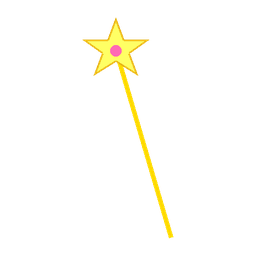
#> input picture Chibi-iOS/ChibiDoll/Resources/items/thumbnails/thumb_acc_star_wand.png, 256 x 256 px
$ python -i asset_pipeline.py   (imports and definitions only)
#> lines starting #> are read from the running program, lines starting #| are printed output that depends on the picture
#> further down, picture is the input picture: PIL image 256x256 RGBA; mean R, G, B, A 12.4, 10.8, 1.8, 8.5
#!/usr/bin/env python3
"""
Chibi Doll - Asset Pipeline Tool
Validates 1024x1536 assets, checks alpha channels and naming conventions,
generates 256x256 thumbnails, validates catalog.json schema (including Phase 4 group,
subcategory, colorable, palette), and updates catalog.json from folder structure.

Backgrounds:
- Full 1024x1536 images
- Formats: PNG, JPG, JPEG allowed
- Mode: RGB or RGBA allowed (no alpha channel required)

Character Layers:
- 1024x1536 transparent PNG
- Mode: RGBA strictly required

Usage:
    python tools/asset_pipeline.py [--validate] [--thumbnails] [--catalog] [--all]
"""

import argparse
import json
import os
import re
import sys
from pathlib import Path
from typing import Dict, List, Optional, Tuple

try:
    from PIL import Image
except ImportError:
    print("[ERROR] Pillow is required. Install it using: pip install Pillow")
    sys.exit(1)

TARGET_WIDTH = 1024
TARGET_HEIGHT = 1536
THUMBNAIL_MAX_DIM = 256

VALID_CATEGORIES = {
    "body": "body",
    "face": "face",
    "eyes": "eyes",
    "eyes_line": "eyes_line",
    "eyes_iris": "eyes_iris",
    "eyebrows": "eyebrows",
    "mouth": "mouth",
    "blush": "blush",
    "hair": "hair_front",
    "dress": "dress",
    "top": "top",
    "bottom": "bottom",
    "outerwear": "outerwear",
    "socks": "socks",
    "shoes": "shoes",
    "glasses": "glasses",
    "ears": "ears",
    "tail": "tail",
    "wings": "wings",
    "hat": "hat",
    "accessory": "accessory",
    "background": "background",
    "backgrounds": "background"
}

CATEGORY_TO_GROUP = {
    "dress": ("clothes", "dress"),
    "top": ("clothes", "top"),
    "bottom": ("clothes", "bottom"),
    "outerwear": ("clothes", "outerwear"),
    "socks": ("clothes", "socks"),
    "shoes": ("clothes", "shoes"),
    "hat": ("accessories", "hat"),
    "glasses": ("accessories", "glasses"),
    "ears": ("accessories", "ears"),
    "tail": ("accessories", "tail"),
    "wings": ("accessories", "wings"),
    "accessory": ("accessories", "accessory"),
    "background": ("scene", "background"),
    "hair": ("appearance", "hair"),
    "face": ("appearance", "face"),
    "eyes": ("appearance", "eyes"),
    "eyes_line": ("appearance", "eyes_line"),
    "eyes_iris": ("appearance", "eyes_iris"),
    "eyebrows": ("appearance", "eyebrows"),
    "mouth": ("appearance", "mouth"),
    "blush": ("appearance", "blush"),
    "body": ("appearance", "body")
}

CATEGORY_ORDER = [
    "body", "eyes", "eyebrows", "mouth", "blush", "face", "hair",
    "dress", "top", "bottom", "outerwear", "socks", "shoes",
    "glasses", "ears", "tail", "wings", "hat", "accessory", "background"
]

NAMING_PATTERN_PNG = re.compile(r"^[a-z0-9_]+\.png$")
NAMING_PATTERN_BG = re.compile(r"^[a-z0-9_]+\.(png|jpg|jpeg)$", re.IGNORECASE)

VALID_PALETTES = {"hair", "skin", "eyes", "general"}
VALID_GROUPS = {"clothes", "accessories", "scene", "appearance"}


# [173 lines left out: functions validate_asset, run_validation, validate_catalog_schema, not called in this run]


def crop_to_bounding_box_thumbnail(
    image: Image.Image,
    max_dim: int = 256,
    padding_pct: float = 0.08,
    is_background: bool = False
) -> Image.Image:
    """
    Crops to bounding box of non-transparent pixels, adds ~8% padding,
    scales to fit inside max_dim x max_dim preserving aspect ratio,
    and centers on a transparent max_dim x max_dim square.
    For backgrounds (full-bleed), scales directly into max_dim x max_dim.
    """
#> called with max_dim = 256, padding_pct = 0.08, is_background = False
    img = image.convert("RGBA")

    if is_background:
        # Full-bleed background wallpaper: scale preserving aspect ratio into 256x256
        w, h = img.size
        scale = min(max_dim / w, max_dim / h)
        tw, th = max(1, int(round(w * scale))), max(1, int(round(h * scale)))
        scaled = img.resize((tw, th), Image.Resampling.LANCZOS)
        thumb = Image.new("RGBA", (max_dim, max_dim), (0, 0, 0, 0))
        thumb.paste(scaled, ((max_dim - tw) // 2, (max_dim - th) // 2))
        return thumb

    # Character layer: compute bounding box of visible content
    bbox = img.getbbox()
#> bbox = (80, 15, 176, 241)
    if not bbox:
        return Image.new("RGBA", (max_dim, max_dim), (0, 0, 0, 0))

    left, top, right, bottom = bbox
#> left = 80; top = 15; right = 176; bottom = 241
    box_w = right - left
#> box_w = 96
    box_h = bottom - top
#> box_h = 226

    # Add ~8% padding based on max dimension of the object
    pad = max(1, int(round(max(box_w, box_h) * padding_pct)))
#> pad = 18
    crop_left = max(0, left - pad)
#> crop_left = 62
    crop_top = max(0, top - pad)
#> crop_top = 0
    crop_right = min(img.width, right + pad)
#> crop_right = 194
    crop_bottom = min(img.height, bottom + pad)
#> crop_bottom = 256

    cropped = img.crop((crop_left, crop_top, crop_right, crop_bottom))
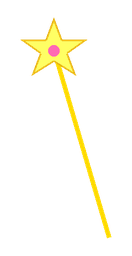
#> cropped: PIL image 132x256 RGBA; mean R, G, B, A 24.1, 20.9, 3.5, 16.4; transparent parts drawn white
    cw, ch = cropped.size
#> cw = 132; ch = 256

    # Scale to fit inside max_dim x max_dim preserving aspect ratio
    scale = min(max_dim / cw, max_dim / ch)
#> scale = 1
    target_w = max(1, int(round(cw * scale)))
#> target_w = 132
    target_h = max(1, int(round(ch * scale)))
#> target_h = 256

    scaled = cropped.resize((target_w, target_h), Image.Resampling.LANCZOS)

    # Center on a transparent max_dim x max_dim square
    thumb = Image.new("RGBA", (max_dim, max_dim), (0, 0, 0, 0))
#> thumb: PIL image 256x256 RGBA; every value is 0
    paste_x = (max_dim - target_w) // 2
#> paste_x = 62
    paste_y = (max_dim - target_h) // 2
#> paste_y = 0
    thumb.alpha_composite(scaled, (paste_x, paste_y))

    return thumb


# [288 lines left out: functions generate_thumbnails, humanize_name, regenerate_catalog, main, not called in this run]


# [2 lines not run here, left out]

>>> from PIL import Image
>>> picture = Image.open('../Chibi-iOS/ChibiDoll/Resources/items/thumbnails/thumb_acc_star_wand.png')
>>> result = crop_to_bounding_box_thumbnail(picture)

$ run again, on Chibi-iOS/ChibiDoll/Resources/items/thumbnails/thumb_blush_peach.png
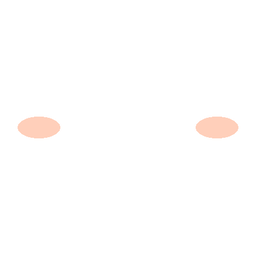
#> input picture Chibi-iOS/ChibiDoll/Resources/items/thumbnails/thumb_blush_peach.png, 256 x 256 px
#> picture is the input picture: PIL image 256x256 RGBA; mean R, G, B, A 6.9, 4.7, 3.7, 3.4
#> bbox = (15, 114, 241, 141)
#> left = 15; top = 114; right = 241; bottom = 141
#> box_w = 226
#> box_h = 27
#> pad = 18
#> crop_left = 0
#> crop_top = 96
#> crop_right = 256
#> crop_bottom = 159
#> in crop_to_bounding_box_thumbnail, `cropped = img.crop((crop_left, crop_top, crop_right, crop_bottom))`:
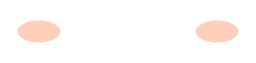
#> cropped: PIL image 256x63 RGBA; mean R, G, B, A 28.1, 19.2, 15.2, 13.7; transparent parts drawn white
#> thumb: PIL image 256x256 RGBA; every value is 0

$ run again, on Chibi-iOS/ChibiDoll/Resources/items/thumbnails/thumb_bot_navy.png
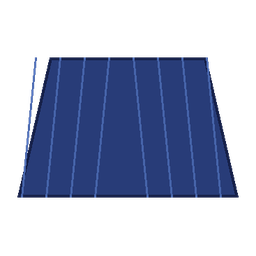
#> input picture Chibi-iOS/ChibiDoll/Resources/items/thumbnails/thumb_bot_navy.png, 256 x 256 px
#> picture is the input picture: PIL image 256x256 RGBA; mean R, G, B, A 17.3, 26.1, 51.5, 103.9
#> bbox = (15, 55, 241, 200)
#> left = 15; top = 55; right = 241; bottom = 200
#> box_w = 226
#> box_h = 145
#> pad = 18
#> crop_left = 0
#> crop_top = 37
#> crop_right = 256
#> crop_bottom = 218
#> in crop_to_bounding_box_thumbnail, `cropped = img.crop((crop_left, crop_top, crop_right, crop_bottom))`:
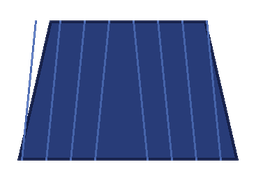
#> cropped: PIL image 256x181 RGBA; mean R, G, B, A 24.5, 37, 72.8, 147; transparent parts drawn white
#> thumb: PIL image 256x256 RGBA; every value is 0
